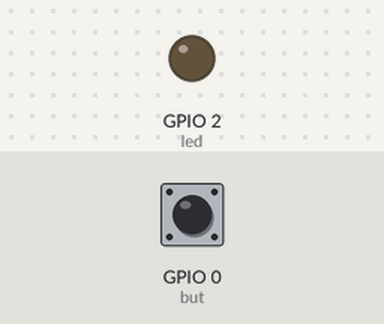
Simulated run of this program. Board: ESP32 board running MicroPython. Parts: output pins drawn as LEDs (lit = HIGH). Inputs (shaded band) come from the test bench; at power-on: GPIO 0 (but) HIGH.

Above: at 1.2 s.
1.3 s: GPIO 0 (but) pulled LOW for 0.15 s
At 1.37 s:
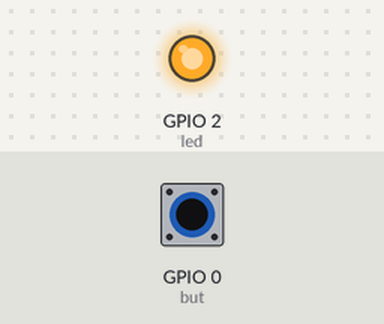
2.9 s: GPIO 0 (but) pulled LOW for 3.2 s
At 6.9 s:
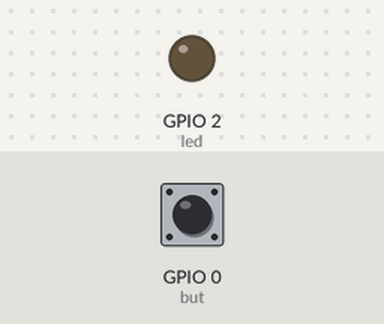
Timing chart, 0 to 8.4 s (numbered marks = the images above; inputs shaded):
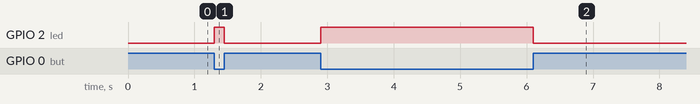

The program:

main.py
```python
import machine
import time

led = machine.Pin(2, machine.Pin.OUT)
but = machine.Pin(0, machine.Pin.IN)

while True:
    but_status = but.value()
    if but_status == False:
        led.value(1)
    else:
        led.value(0)
```

Measured:
- after the input at 1.3 s, GPIO 2 (led): LOW → HIGH at once, → LOW 0.15 s later
- after the input at 2.9 s, GPIO 2 (led): LOW → HIGH at once, → LOW 3.2 s later
